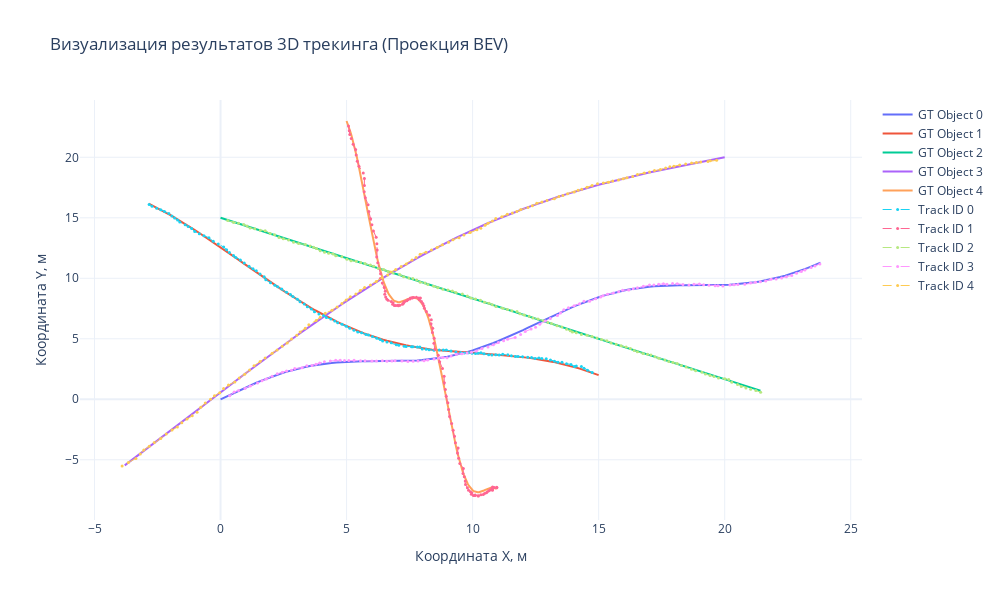

Notebook source saved alongside this figure:
### Code cell
import plotly.graph_objects as go

def visualize_tracking_results(gt_data, results):

    # Визуализация истинных (GT) и восстановленных трекером траекторий
    fig = go.Figure()
    
    # Отрисовка Ground Truth 
    for i in range(5):
        pts = [frame[i]['box'] for frame in gt_data]
        fig.add_trace(go.Scatter(
            x=[p[0] for p in pts], 
            y=[p[1] for p in pts], 
            name=f'GT Object {i}', 
            line=dict(width=2)
        ))

    # Отрисовка траекторий, сформированных трекером 
    track_history = {}
    for frame in results:
        for trk in frame:
            tid = trk['id']
            if tid not in track_history: 
                track_history[tid] = {'x': [], 'y': []}
            track_history[tid]['x'].append(trk['box'][0])
            track_history[tid]['y'].append(trk['box'][1])

    for tid, path in track_history.items():
        fig.add_trace(go.Scatter(
            x=path['x'], 
            y=path['y'], 
            name=f'Track ID {tid}', 
            mode='lines+markers', 
            line=dict(dash='dash', width=1), 
            marker=dict(size=3)
        ))

    fig.update_layout(
        title="Визуализация результатов 3D трекинга (Проекция BEV)", 
        xaxis_title="Координата X, м", 
        yaxis_title="Координата Y, м", 
        width=1000, 
        height=600,
        template="plotly_white"
    )
    fig.show()

visualize_tracking_results(gt_multi, tracking_results)
